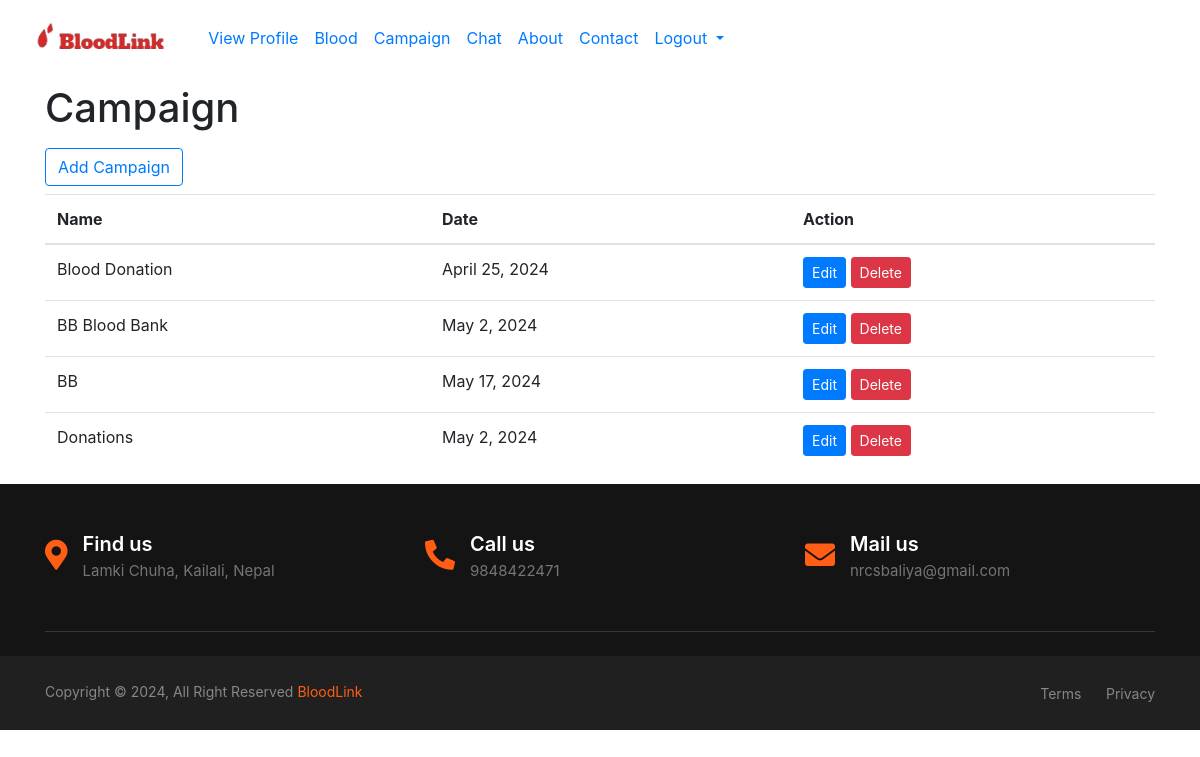
/campaign_list/ (signed in), run on the app's committed database.
### bloodbank/models.py (models this page shows, shortened)
class Campaign(models.Model):
    provider = models.ForeignKey(BloodBank, on_delete=models.CASCADE)
    name =models.CharField(max_length=15)
    date = models.DateField()
    image =models.ImageField(upload_to='image')
    content =models.TextField(max_length=1000)
    created_at = models.DateTimeField(auto_now_add=True)

### bloodbank/camp.py (the view)
# urls.py: path('campaign_list/', camp.campaign_list, name='campaign_list'),
def campaign_list(request):
    campaigns = Campaign.objects.filter(provider=request.user.bloodbank)
    return render(request, 'camp/campaign_list.html', {'campaigns': campaigns})

### templates/camp/campaign_list.html (shortened to what this page needs)
{% extends 'base.html' %}
{% block body %}
  <h1>Campaign</h1>
  <a class='btn btn-outline-primary my-2 mr-2' href="{% url 'campaign_create' %}">Add Campaign</a>
  <table class="table">
    <thead>
      <tr>
        <th>Name</th>
        <th>Date</th>
        <th>Action</th>
      </tr>
    </thead>
    <tbody>
      {% for campaign in campaigns %}
      <tr>
        <td>{{ campaign.name }}</td>
        <td>{{ campaign.date }}</td>
        <td>
          <a href="{% url 'campaign_update' campaign.pk %}" class="btn btn-sm btn-primary">Edit</a>
          <a href="{% url 'campaign_delete' campaign.pk %}" class="btn btn-sm btn-danger">Delete</a>
        </td>
      </tr>
      {% endfor %}
    </tbody>
  </table>
{% endblock body %}

### templates/footer.html (style rules this page uses)
:root { --primary-color:#ff5e14; --bg-color:#151414; --light-black:#373636; --light-black-2:#2e2e2e; --light-black-3:#202020; --white-color:#fff; --dark-gray:#757575; --dark-gray-2:#7e7e7e; --dark-gray-3:#878787; --facebook:#3b5998; --twitter:#55acee; --instagram:#e93b81; }

### data on the page
Campaign: name "Blood Donation", date "April 25, 2024"
Campaign: name "BB Blood Bank", date "May 2, 2024"
Campaign: name "BB", date "May 17, 2024"
Campaign: name "Donations", date "May 2, 2024"
